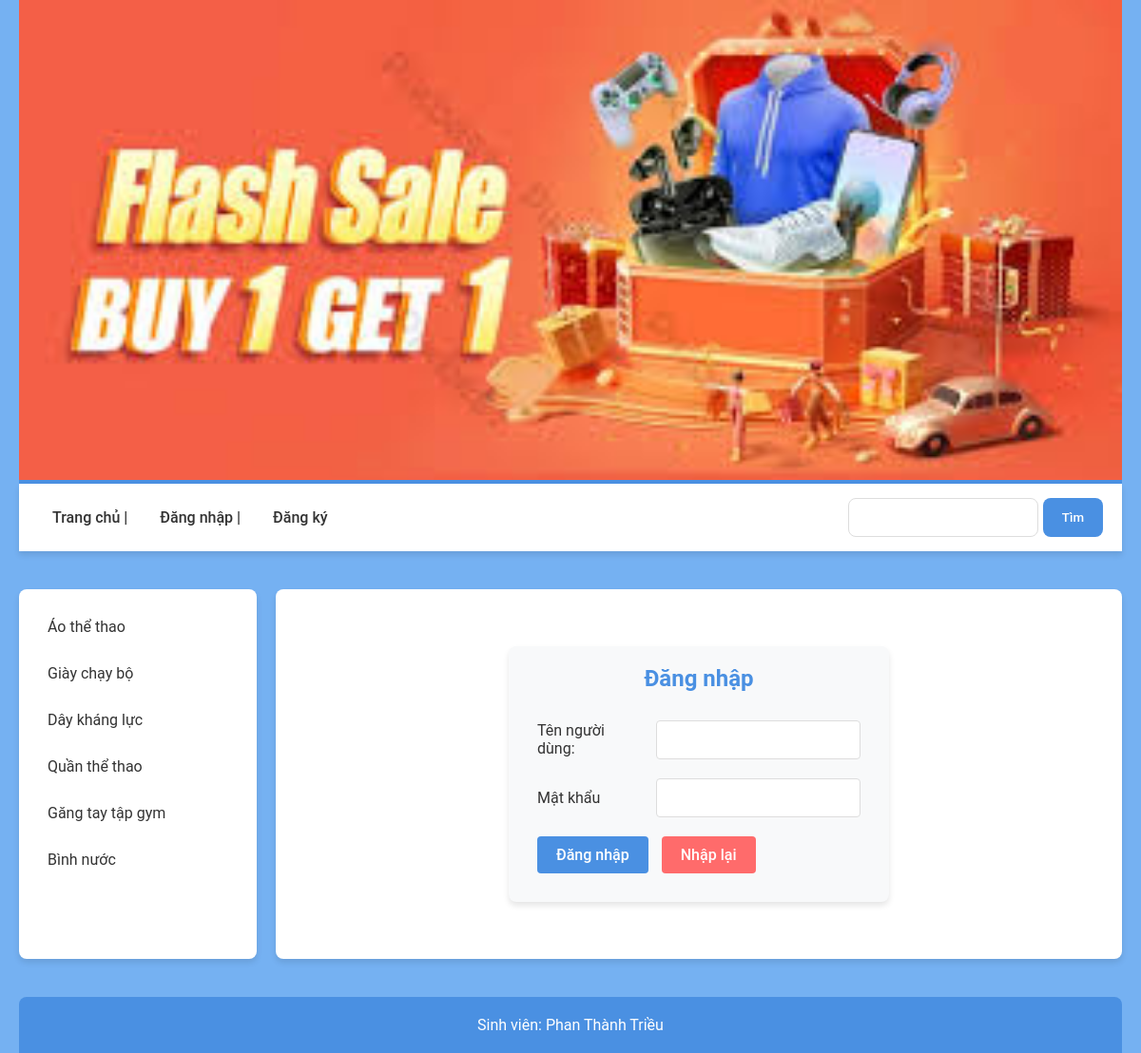
The app's page /index.php?p=dangnhap, older data.
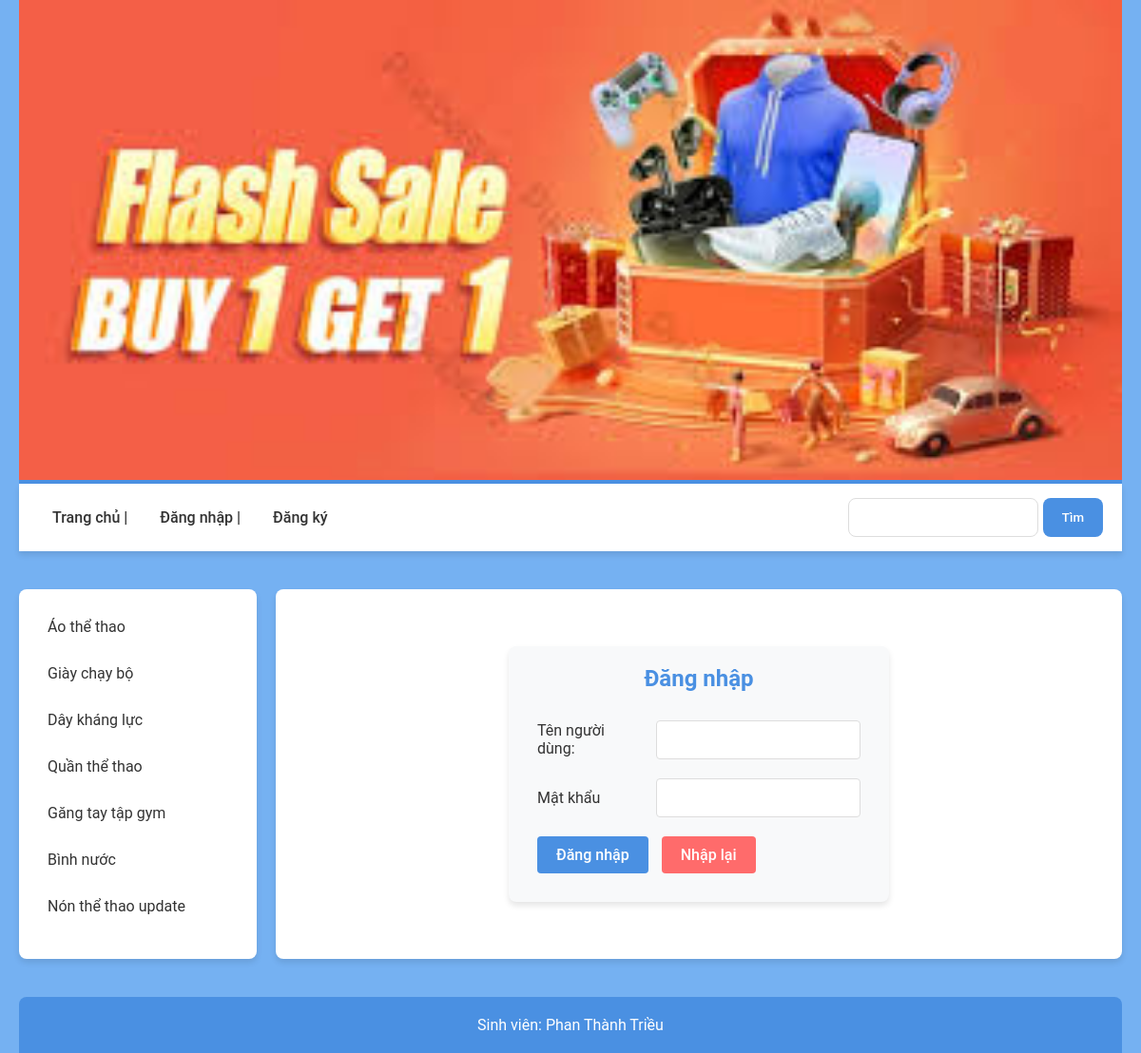
The same page, newer data.
### tables this page shows
CREATE TABLE `loaisanpham` (
  `IDLoai` int(11) NOT NULL,
  `TenLoai` varchar(100) DEFAULT NULL
);

### models/mCategory.php (called while the page is built, shortened)
<?php
class MCategory
{
    public function selectAllCate()
    {
        $p = new MConnect();
        $conn = $p->openConnect();
        if ($conn) {
            $sql = "select * from  loaisanpham ";
            $tbCate = mysqli_query($conn, $sql);
            return $tbCate;
        } else {
            return -1;
        }
    }
}

### controllers/cCategory.php (called while the page is built, shortened)
<?php
include_once("models/mCategory.php");
class CCategory
{
    public function getAllCate()
    {
        $p = new MCategory();
        $res = $p->selectAllCate();
        if ($res->num_rows > 0) {
            return $res;
        } elseif ($res == -1) {
            return -1;
        } else {
            return -2;
        }
    }
}

### partial/vLeft.php (the view)
<?php
   include_once("controllers/cCategory.php");
   $c = new CCategory();
   $allcat = $c->getAllCate();
   while ($r = $allcat->fetch_assoc()) {
       echo "<a href='?idloai=" . $r['IDLoai'] . "'>" . $r['TenLoai'] . "</a>";
   }
   ?>

Row changes from the older to the newer data that the page shows:
added loaisanpham: TenLoai "Nón thể thao update"
